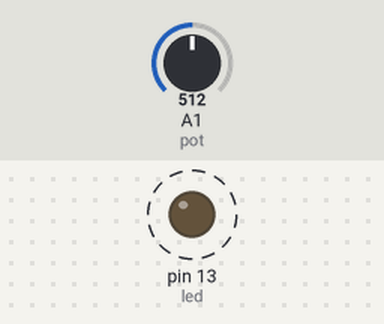
Bench run of a sketch on a simulated Arduino Uno, built with avr-gcc and run on an emulated ATmega328P. Shown: output pins drawn as LEDs (lit = HIGH). Dashed ring = blinking. Inputs (shaded band) come from the test bench; at power-on: A1 (pot) = 512.

Above: at 1.8 s.
1.9 s: A1 (pot) set to 0
At 2.5 s:
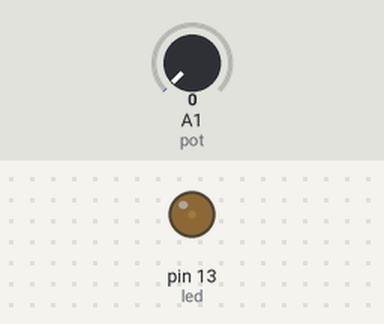
3.6 s: A1 (pot) set to 122
At 3.9 s:
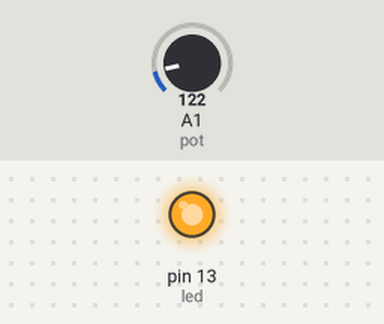
Timing chart, 0 to 13.1 s (numbered marks = the images above; inputs shaded):
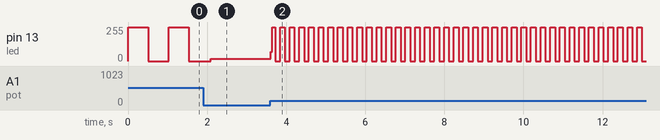

Measured:
- after the input at 3.6 s, pin 13 (led): 16/255 → 69/255 at once, then moves between 0/255 and 255/255, repeating every 0.24 s
- by itself, pin 13 (led): alternates 255/255 for 0.51 s and 0/255 for 0.51 s

The sketch:

Potenciometro.ino
```cpp
int led = 13;
int pot = A1;
int valor = 0;

void setup(){
  pinMode(led, OUTPUT);
}

void loop(){
  valor = analogRead(pot);
  digitalWrite(led, HIGH);
  delay(valor);
  digitalWrite(led, LOW);
  delay(valor);
}
```
